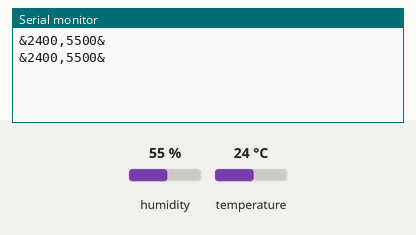
Recording of a sketch running on a simulated Arduino Uno, built with avr-gcc and run on an emulated ATmega328P. Shown: the last lines printed to the serial monitor. The test bench sets the inputs (shaded band); at power-on: humidity 55 %, temperature 24 °C.

Above: at 1.8 s.
1.9 s: humidity set to 22 %
At 3.2 s:
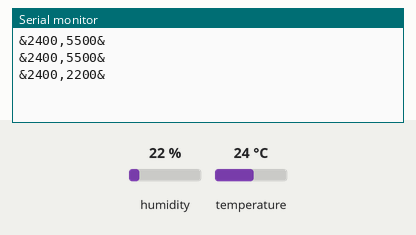
3.4 s: temperature set to 12 °C
At 4.4 s:
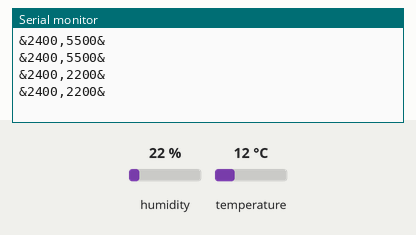
4.9 s: humidity set to 40 %
At 6.5 s:
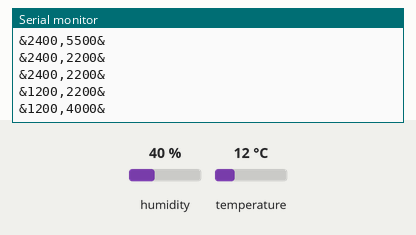
Timing chart, 0 to 8.0 s (numbered marks = the images above; inputs shaded):
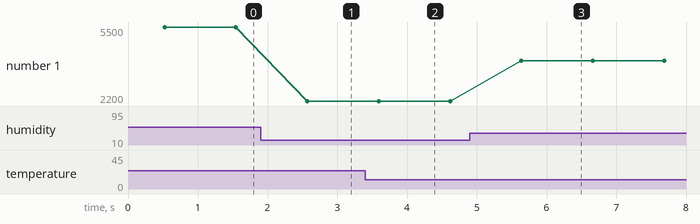

Measured:
- after the input at 1.9 s, the serial monitor: prints a new line after 0.67 s (image 1)
- after the input at 4.9 s, the serial monitor: prints a new line after 0.74 s (image 3)
- plotted number 1: 5500 → 2200 after the input at 1.9 s, 2200 → 4000 after the input at 4.9 s

The sketch:

temp_hum.ino
```cpp
#include <DHT11.h>

#define Baudrate  115200
#define dht_pin   5

DHT11 dht11(dht_pin);

char out_data[150];
int result,temperature,humidity;
void setup()
{
    Serial.begin(Baudrate);
}
void loop()
{
    // Attempt to read the temperature and humidity values from the DHT11 sensor.
    result= dht11.readTemperatureHumidity(temperature, humidity);
    if(result == 0)
      sprintf(out_data,"&%d,%d&",temperature*100,humidity*100);
     else
      sprintf(out_data,"&0,0&");
    Serial.println(out_data);
    delay(500);

}
```
